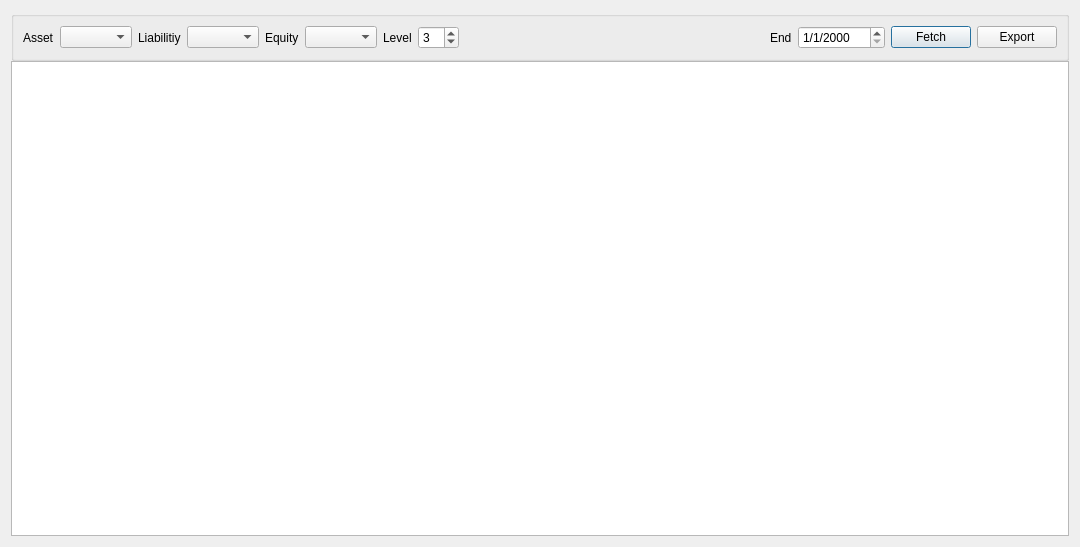
<?xml version="1.0" encoding="UTF-8"?>
<ui version="4.0">
 <class>BalanceSheetDialog</class>
 <widget class="QDialog" name="BalanceSheetDialog">
  <property name="geometry">
   <rect>
    <x>0</x>
    <y>0</y>
    <width>1080</width>
    <height>547</height>
   </rect>
  </property>
  <property name="windowTitle">
   <string>Balance Sheet</string>
  </property>
  <layout class="QGridLayout" name="gridLayout">
   <property name="verticalSpacing">
    <number>0</number>
   </property>
   <item row="0" column="0">
    <widget class="QGroupBox" name="groupBoxView">
     <property name="title">
      <string/>
     </property>
     <layout class="QHBoxLayout" name="horizontalLayout">
      <item>
       <widget class="QLabel" name="label">
        <property name="text">
         <string>Asset</string>
        </property>
       </widget>
      </item>
      <item>
       <widget class="ComboBox" name="comboBoxAsset"/>
      </item>
      <item>
       <widget class="QLabel" name="label_2">
        <property name="text">
         <string>Liabilitiy</string>
        </property>
       </widget>
      </item>
      <item>
       <widget class="ComboBox" name="comboBoxLiability"/>
      </item>
      <item>
       <widget class="QLabel" name="label_3">
        <property name="text">
         <string>Equity</string>
        </property>
       </widget>
      </item>
      <item>
       <widget class="ComboBox" name="comboBoxEquity"/>
      </item>
      <item>
       <widget class="QLabel" name="label_4">
        <property name="text">
         <string>Level</string>
        </property>
       </widget>
      </item>
      <item>
       <widget class="SpinBox" name="spinBoxLevel">
        <property name="value">
         <number>3</number>
        </property>
       </widget>
      </item>
      <item>
       <spacer name="horizontalSpacer_2">
        <property name="orientation">
         <enum>Qt::Orientation::Horizontal</enum>
        </property>
        <property name="sizeHint" stdset="0">
         <size>
          <width>40</width>
          <height>20</height>
         </size>
        </property>
       </spacer>
      </item>
      <item>
       <widget class="QLabel" name="label_5">
        <property name="text">
         <string>End</string>
        </property>
       </widget>
      </item>
      <item>
       <widget class="DateTimeEdit" name="dateTimeEditEnd">
        <property name="displayFormat">
         <string>d/M/yyyy</string>
        </property>
       </widget>
      </item>
      <item>
       <widget class="QPushButton" name="pushButtonFetch">
        <property name="text">
         <string>Fetch</string>
        </property>
        <property name="default">
         <bool>true</bool>
        </property>
       </widget>
      </item>
      <item>
       <widget class="QPushButton" name="pushButtonExport">
        <property name="text">
         <string>Export</string>
        </property>
       </widget>
      </item>
     </layout>
    </widget>
   </item>
   <item row="1" column="0">
    <widget class="QTreeView" name="treeView"/>
   </item>
  </layout>
 </widget>
 <customwidgets>
  <customwidget>
   <class>DateTimeEdit</class>
   <extends>QDateTimeEdit</extends>
   <header location="global">widget/datetimeedit.h</header>
  </customwidget>
  <customwidget>
   <class>ComboBox</class>
   <extends>QComboBox</extends>
   <header location="global">widget/combobox.h</header>
  </customwidget>
  <customwidget>
   <class>SpinBox</class>
   <extends>QSpinBox</extends>
   <header location="global">widget/spinbox.h</header>
  </customwidget>
 </customwidgets>
 <resources/>
 <connections/>
</ui>
